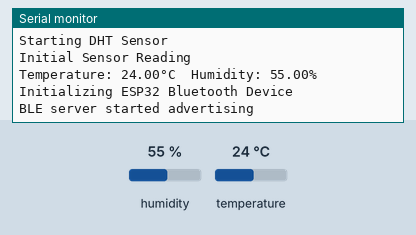
Simulated run of this sketch. Board: ESP32. Shown: the last lines printed to the serial monitor. Inputs (shaded band) come from the test bench; at power-on: humidity 55 %, temperature 24 °C. Nothing arrives over Bluetooth unless stated; a phone connects over Bluetooth LE 3 s after start.

Above: at 1.3 s.
1.4 s: humidity set to 22 %
At 3.6 s:
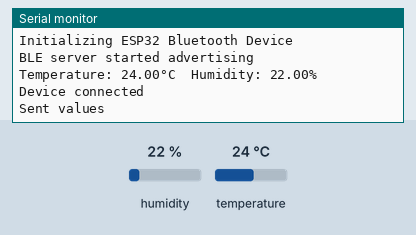
4.6 s: temperature set to 12 °C
At 6.2 s:
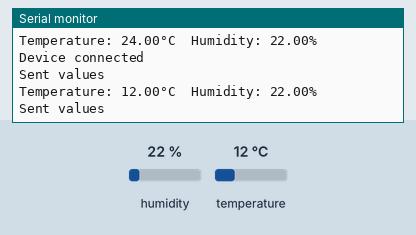
7.7 s: humidity set to 40 %
At 7.7 s:
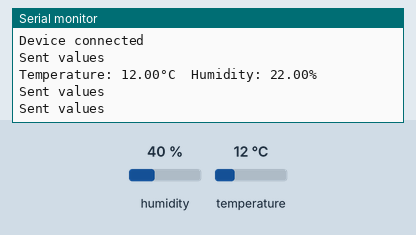
Timing chart, 0 to 10.7 s (numbered marks = the images above; inputs shaded):
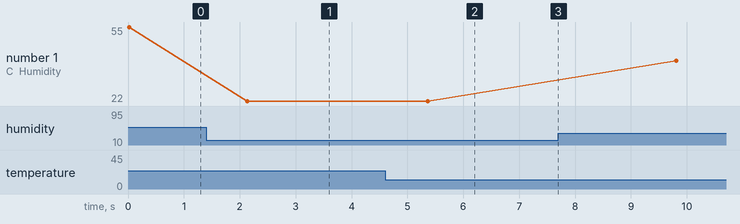

Measured:
- after the input at 1.4 s, the serial monitor: prints a new line after 0.74 s (image 1)
- after the input at 4.6 s, the serial monitor: prints a new line after 0.76 s (image 2)
- plotted number 1: 55 → 22 after the input at 1.4 s, 22 → 40 after the input at 7.7 s

The sketch:

bt_temp_sensor.ino
```cpp
#include "DHT.h"

#include <BLEDevice.h>
#include <BLEServer.h>
#include <BLEUtils.h>
#include <BLE2902.h>

// DHT configuration
#define DHTTYPE DHT11
int DHTPIN = 4;
DHT dht(DHTPIN, DHTTYPE);

float temperature;
float humidity;
float oldTemperature;
float oldHumidity;
bool dataChanged = false;

// BLE configuration
BLEServer* pServer = NULL;
BLECharacteristic* pTemperatureCharacteristic = NULL;
BLECharacteristic* pHumidityCharacteristic = NULL;
BLEDescriptor* pTemperatureDescriptor = NULL;
BLEDescriptor* pHumidityDescriptor = NULL;
bool deviceConnected = false;
bool oldDeviceConnected = false;

#define NOTIFY_DELAY 2000
#define SERVICE_UUID BLEUUID((uint16_t)0x9999)
#define TEMP_UUID BLEUUID((uint16_t)0x2A6E)
#define HUM_UUID BLEUUID((uint16_t)0x2A6F)

class TempServerCallbacks: public BLEServerCallbacks {
  void onConnect(BLEServer* pServer) {
    deviceConnected = true;
    Serial.println("Device connected");
  };

  void onDisconnect(BLEServer* pServer) {
    deviceConnected = false;
    Serial.println("Device disconnected");
  }
};


void setup() {
  Serial.begin(9600);
  Serial.println("Device is running");

  // Start DHT sensor
  Serial.println("Starting DHT Sensor");
  pinMode(DHTPIN, INPUT);
  dht.begin();
  Serial.println("Initial Sensor Reading");
  handleSensorReading();

  // Create the BLE Device
  Serial.println("Initializing ESP32 Bluetooth Device");
  BLEDevice::init("ESP32 TempSensor");

  // Create the BLE Server
  pServer = BLEDevice::createServer();
  pServer->setCallbacks(new TempServerCallbacks());

  // Create the BLE Service
  BLEService *pService = pServer->createService(SERVICE_UUID);

  // Create a BLE characteristics
  pTemperatureCharacteristic = pService->createCharacteristic(
                        TEMP_UUID,
                        BLECharacteristic::PROPERTY_READ  |
                        BLECharacteristic::PROPERTY_NOTIFY |
                        BLECharacteristic::PROPERTY_INDICATE
                        );
  pTemperatureDescriptor = new BLEDescriptor(BLEUUID((uint16_t)0x2901));
  pTemperatureDescriptor->setValue("Temperature °C");
  pTemperatureCharacteristic->addDescriptor(pTemperatureDescriptor);
  pTemperatureCharacteristic->addDescriptor(new BLE2902());
  pTemperatureCharacteristic->setValue("n/a");

  pHumidityCharacteristic = pService->createCharacteristic(
                        HUM_UUID,
                        BLECharacteristic::PROPERTY_READ  |
                        BLECharacteristic::PROPERTY_NOTIFY |
                        BLECharacteristic::PROPERTY_INDICATE
                        );
  pHumidityDescriptor = new BLEDescriptor(BLEUUID((uint16_t)0x2901));
  pHumidityDescriptor->setValue("Relative humidity %");
  pHumidityCharacteristic->addDescriptor(pHumidityDescriptor);
  pHumidityCharacteristic->addDescriptor(new BLE2902());
  pHumidityCharacteristic->setValue("n/a");

  // Start the service and begin advertising
  pService->start();

  BLEAdvertising *pAdvertising = BLEDevice::getAdvertising();
  pAdvertising->addServiceUUID(SERVICE_UUID);
  pAdvertising->setScanResponse(true);
  pAdvertising->setMinPreferred(0x06);
  pAdvertising->setMinPreferred(0x12);
  BLEDevice::startAdvertising();
  Serial.println("BLE server started advertising");
}

void loop() {
  delay(200);
  handleSensorReading();
  handleBLEConnection();
}

void handleBLEConnection() {
  if (deviceConnected && dataChanged) {
    pTemperatureCharacteristic->setValue(temperature);
    pTemperatureCharacteristic->notify();
    pHumidityCharacteristic->setValue(humidity);
    pHumidityCharacteristic->notify();
    Serial.println("Sent values");
    delay(NOTIFY_DELAY);
  }

  if (!deviceConnected && oldDeviceConnected) {
    delay(500);
    pServer->startAdvertising();
    Serial.println("BLE server started advertising");
    oldDeviceConnected = deviceConnected;
  }

  if (deviceConnected && !oldDeviceConnected) {
    oldDeviceConnected = deviceConnected;
  }
}

void handleSensorReading() {
  temperature = dht.readTemperature();
  humidity = dht.readHumidity();

  if (isnan(temperature) || isnan(humidity)) {
    Serial.println("Failed to read from DHT sensor!");
    return;
  } else if (temperature != oldTemperature || humidity != oldHumidity)  {
    dataChanged = true;
    oldTemperature = temperature;
    oldHumidity = humidity;
    Serial.print("Temperature: ");
    Serial.print(temperature);
    Serial.print("°C ");
    Serial.print(" Humidity: ");
    Serial.print(humidity);
    Serial.print("%");
    Serial.print("\n");
  }
}
```
